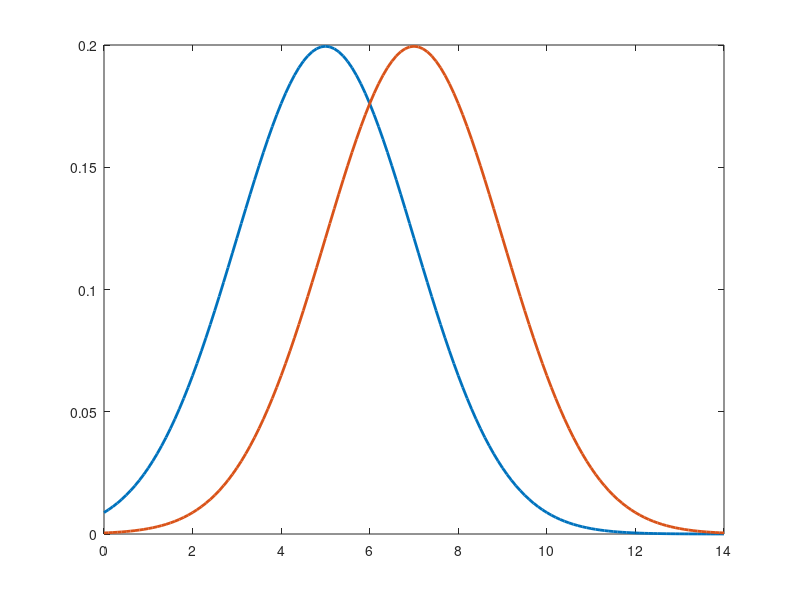

Recreate this plot in MATLAB. (Note: this script raises an error after producing the figure.)
close all

mu1 = 5;
mu2 = 7;
sigma = sqrt(4);

pd1 = makedist('Normal','mu',mu1,'sigma',sigma);
pd2 = makedist('Normal','mu',mu2,'sigma',sigma);

x_values = 0:.1:14;
pdf_normal1 = pdf(pd1,x_values);
pdf_normal2 = pdf(pd2,x_values);
plt1 = plot(x_values,pdf_normal1,'LineWidth',2)
hold on
plt2 = plot(x_values,pdf_normal2,'LineWidth',2)



x_decisionCrit = 10

p_fa = 1-normcdf(x_decisionCrit,mu1,sigma)
p_hit = 1-normcdf(x_decisionCrit,mu2,sigma)

discriminability = abs(mu2-mu1)/sigma


lab3_1_data = load('X:\My Documents\PatternRecognition\repo\Lab3\Data\lab3_1.mat');

binData = num2str(lab3_1_data.outcomes);
decData = bin2dec(binData);

close all

h = histogram(decData)
signal_present = h.Values(4)+ h.Values(3);
signal_notPresent = h.Values(1) + h.Values(2);
hit_rate = h.Values(4) / signal_present
fa = h.Values(2) / signal_notPresent


close all

a = []
b = [hit_rate, fa]
c = 'hit'



[X,Y] = perfcurve(a,b,c);
plot(X,Y)

